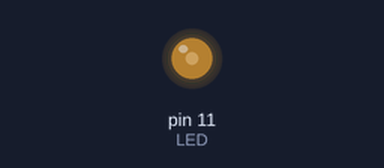
This sketch was run on a simulated Arduino Uno, built with avr-gcc and run on an emulated ATmega328P. Shown: output pins drawn as LEDs (lit = HIGH). Random numbers use the default seed unless the sketch sets one.

Above: at 0.15 s.
At 16.66 s:
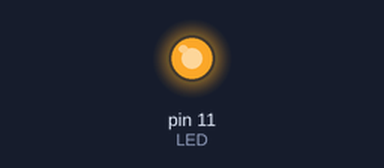
At 39.8 s:
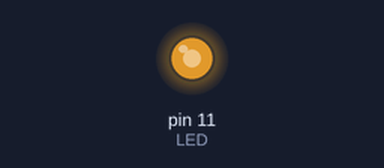
Timing chart, 0 to 40.0 s (numbered marks = the images above):
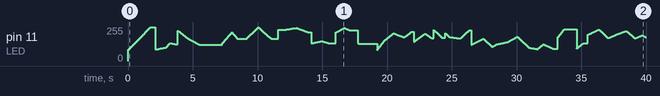

The sketch:

smolder.ino
```cpp
/*  Smolder Effect
 *  Eric Reuter
 *
 *  This code generates a smoldering fire lighting effect to be used with orange LEDs.  A random brightness
 *  level is selected, along with a random interval of time to get there from the current level.
 *  Once the level is reached, reset() is called, and a new level/interval are generated.
 *  Constraints for brightness (0 to 255) and interval length (in ms) are defined at the top.
 *  Code is non-blocking, using millis() for timing.  Just call it in the loop.
 */

#define LED 11             // Defines pin for output.  Must be capable of PWM.
#define minBright 80
#define maxBright 255
#define minInterval 80
#define maxInterval 1000

int oldLevel;
int newLevel = maxBright;
int dt = 10;
int dir = 1;              // 0 = decreasing brightness, 1 = increasing brightness
int level = minBright;
int interval;
long lastTime = millis();


void setup() {
  pinMode(LED, OUTPUT);
}

void loop() {
  smolder();
}

void reset(){
  oldLevel = newLevel;
  newLevel = random(minBright, maxBright);
  interval = random(minInterval, maxInterval);
  dt = interval/(abs(newLevel-oldLevel)+1);    // +1 needed to avoid potential divide by 0
  dir = ((newLevel > oldLevel) ? 1 : 0);
}

void smolder(){
  if ((millis() - lastTime) >= dt){
      lastTime = millis();
      switch(dir){
        case 0:{
          level -= 1;
          analogWrite(LED, level);
          if (level <= newLevel){
            reset();
          }
          break;
        }
        case 1:{
          level += 1;
          analogWrite(LED, level);
          if (level >= newLevel){
            reset();
          }
          break;
        }
      }
    }
}
```
